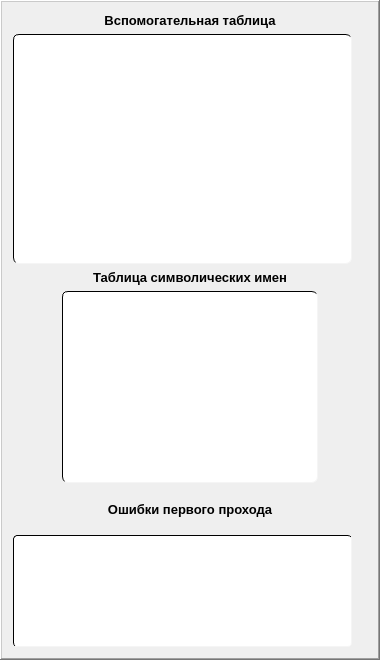
     <widget class="QFrame" name="frame_second">
      <property name="minimumSize">
       <size>
        <width>380</width>
        <height>660</height>
       </size>
      </property>
      <property name="maximumSize">
       <size>
        <width>380</width>
        <height>660</height>
       </size>
      </property>
      <property name="font">
       <font>
        <family>System</family>
        <pointsize>10</pointsize>
        <bold>true</bold>
       </font>
      </property>
      <property name="frameShape">
       <enum>QFrame::WinPanel</enum>
      </property>
      <property name="frameShadow">
       <enum>QFrame::Raised</enum>
      </property>
      <layout class="QGridLayout" name="gridLayout_2">
       <item row="0" column="0" colspan="3">
        <layout class="QVBoxLayout" name="verticalLayout_3">
         <item>
          <widget class="QLabel" name="label_auxTable">
           <property name="font">
            <font>
             <family>System</family>
             <pointsize>10</pointsize>
             <bold>true</bold>
            </font>
           </property>
           <property name="text">
            <string>Вспомогательная таблица</string>
           </property>
           <property name="alignment">
            <set>Qt::AlignCenter</set>
           </property>
          </widget>
         </item>
         <item>
          <widget class="QTableWidget" name="tableWidget_auxTable">
           <property name="minimumSize">
            <size>
             <width>339</width>
             <height>230</height>
            </size>
           </property>
           <property name="maximumSize">
            <size>
             <width>339</width>
             <height>230</height>
            </size>
           </property>
           <property name="font">
            <font>
             <family>System</family>
             <pointsize>10</pointsize>
             <bold>true</bold>
            </font>
           </property>
           <property name="cursor" stdset="0">
            <cursorShape>PointingHandCursor</cursorShape>
           </property>
           <property name="toolTip">
            <string/>
           </property>
           <property name="toolTipDuration">
            <number>-1</number>
           </property>
           <property name="styleSheet">
            <string notr="true">QTableWidget {
    background-color: #ffffff;
    border-top: 1px solid #000000;
    border-left: 1px solid #000000;
    border-right: 1px solid #f5f5f5;
    border-bottom: 1px solid #f5f5f5;
    border-radius: 6px;
    gridline-color: #e0e0e0;
}

QTableWidget QTableWidgetItem {
    padding: 5px;
}

QTableWidget QTableWidgetItem:hover {
    background-color: #e0d8d0;
}</string>
           </property>
           <property name="frameShape">
            <enum>QFrame::WinPanel</enum>
           </property>
           <property name="editTriggers">
            <set>QAbstractItemView::NoEditTriggers</set>
           </property>
           <attribute name="horizontalHeaderVisible">
            <bool>false</bool>
           </attribute>
           <attribute name="horizontalHeaderMinimumSectionSize">
            <number>80</number>
           </attribute>
           <attribute name="horizontalHeaderDefaultSectionSize">
            <number>80</number>
           </attribute>
           <attribute name="verticalHeaderVisible">
            <bool>false</bool>
           </attribute>
           <attribute name="verticalHeaderMinimumSectionSize">
            <number>20</number>
           </attribute>
           <attribute name="verticalHeaderDefaultSectionSize">
            <number>20</number>
           </attribute>
          </widget>
         </item>
        </layout>
       </item>
       <item row="1" column="0">
        <spacer name="horizontalSpacer_3">
         <property name="font">
          <font>
           <family>System</family>
           <pointsize>10</pointsize>
           <bold>true</bold>
          </font>
         </property>
         <property name="orientation">
          <enum>Qt::Horizontal</enum>
         </property>
         <property name="sizeHint" stdset="0">
          <size>
           <width>36</width>
           <height>20</height>
          </size>
         </property>
        </spacer>
       </item>
       <item row="1" column="1">
        <layout class="QVBoxLayout" name="verticalLayout_4">
         <item>
          <widget class="QLabel" name="label_ToSN">
           <property name="font">
            <font>
             <family>System</family>
             <pointsize>10</pointsize>
             <bold>true</bold>
            </font>
           </property>
           <property name="text">
            <string>Таблица символических имен</string>
           </property>
           <property name="alignment">
            <set>Qt::AlignCenter</set>
           </property>
          </widget>
         </item>
         <item>
          <widget class="QTableWidget" name="tableWidget_ToSN">
           <property name="minimumSize">
            <size>
             <width>256</width>
             <height>192</height>
            </size>
           </property>
           <property name="maximumSize">
            <size>
             <width>256</width>
             <height>192</height>
            </size>
           </property>
           <property name="font">
            <font>
             <family>System</family>
             <pointsize>10</pointsize>
             <bold>true</bold>
            </font>
           </property>
           <property name="cursor" stdset="0">
            <cursorShape>PointingHandCursor</cursorShape>
           </property>
           <property name="styleSheet">
            <string notr="true">QTableWidget {
    background-color: #ffffff;
    border-top: 1px solid #000000;
    border-left: 1px solid #000000;
    border-right: 1px solid #f5f5f5;
    border-bottom: 1px solid #f5f5f5;
    border-radius: 6px;
    gridline-color: #e0e0e0;
}

QTableWidget QTableWidgetItem {
    padding: 5px;
}

QTableWidget QTableWidgetItem:hover {
    background-color: #e0d8d0;
}
</string>
           </property>
           <property name="frameShape">
            <enum>QFrame::WinPanel</enum>
           </property>
           <property name="editTriggers">
            <set>QAbstractItemView::NoEditTriggers</set>
           </property>
           <attribute name="horizontalHeaderVisible">
            <bool>false</bool>
           </attribute>
           <attribute name="horizontalHeaderMinimumSectionSize">
            <number>110</number>
           </attribute>
           <attribute name="horizontalHeaderDefaultSectionSize">
            <number>110</number>
           </attribute>
           <attribute name="verticalHeaderVisible">
            <bool>false</bool>
           </attribute>
           <attribute name="verticalHeaderMinimumSectionSize">
            <number>25</number>
           </attribute>
           <attribute name="verticalHeaderDefaultSectionSize">
            <number>25</number>
           </attribute>
          </widget>
         </item>
        </layout>
       </item>
       <item row="1" column="2">
        <spacer name="horizontalSpacer_2">
         <property name="font">
          <font>
           <family>System</family>
           <pointsize>10</pointsize>
           <bold>true</bold>
          </font>
         </property>
         <property name="orientation">
          <enum>Qt::Horizontal</enum>
         </property>
         <property name="sizeHint" stdset="0">
          <size>
           <width>40</width>
           <height>20</height>
          </size>
         </property>
        </spacer>
       </item>
       <item row="2" column="0" colspan="3">
        <layout class="QVBoxLayout" name="verticalLayout_5">
         <item>
          <widget class="QLabel" name="label_FPE">
           <property name="font">
            <font>
             <family>System</family>
             <pointsize>10</pointsize>
             <bold>true</bold>
            </font>
           </property>
           <property name="text">
            <string>Ошибки первого прохода</string>
           </property>
           <property name="alignment">
            <set>Qt::AlignCenter</set>
           </property>
          </widget>
         </item>
         <item>
          <widget class="QTextEdit" name="textEdit_FPE">
           <property name="minimumSize">
            <size>
             <width>339</width>
             <height>112</height>
            </size>
           </property>
           <property name="maximumSize">
            <size>
             <width>339</width>
             <height>112</height>
            </size>
           </property>
           <property name="font">
            <font>
             <family>Times New Roman</family>
             <pointsize>14</pointsize>
             <bold>false</bold>
            </font>
           </property>
           <property name="cursor" stdset="0">
            <cursorShape>IBeamCursor</cursorShape>
           </property>
           <property name="styleSheet">
            <string notr="true">QTextEdit {
    background-color: #ffffff;
    border-top: 1px solid #000000;
    border-left: 1px solid #000000;
    border-right: 1px solid #f5f5f5;
    border-bottom: 1px solid #f5f5f5;
    border-radius: 4px;
    padding: 10px;
    color: #333333;
    selection-background-color: #e0d8d0;
    selection-color: #333333;
}

QTextEdit:focus {
    border-top: 1px solid #000000;
    border-left: 1px solid #000000;
    border-right: 1px solid #d0b9a3;
    border-bottom: 1px solid #d0b9a3; 
}

QTextEdit:hover {
    border-top: 1px solid #000000;
    border-left: 1px solid #000000;
    border-right: 1px solid #d0b9a3;
    border-bottom: 1px solid #d0b9a3;
}

QTextEdit QScrollBar:vertical {
    border: 2px solid #8a8a8a;
    background: #f5f5f5;
    width: 12px;
    background-clip: padding;
}

QTextEdit QScrollBar::handle:vertical {
    background: #e0d8d0;
    border-radius: 6px;
}

QTextEdit QScrollBar::handle:vertical:hover {
    background: #d0b9a3;
}

QTextEdit QScrollBar::add-line:vertical, 
QTextEdit QScrollBar::sub-line:vertical {
    border: 2px solid #8a8a8a;
    background: #f5f5f5;
    width: 12px;
}
</string>
           </property>
           <property name="frameShape">
            <enum>QFrame::WinPanel</enum>
           </property>
           <property name="readOnly">
            <bool>true</bool>
           </property>
          </widget>
         </item>
        </layout>
       </item>
      </layout>
     </widget>
